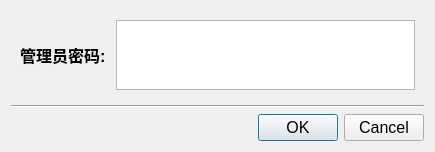
<?xml version="1.0" encoding="UTF-8"?>
<ui version="4.0">
 <class>AdminPwdInputDialog</class>
 <widget class="QDialog" name="AdminPwdInputDialog">
  <property name="geometry">
   <rect>
    <x>0</x>
    <y>0</y>
    <width>435</width>
    <height>112</height>
   </rect>
  </property>
  <property name="windowTitle">
   <string>输入管理员密码</string>
  </property>
  <layout class="QVBoxLayout" name="verticalLayout">
   <item>
    <widget class="QWidget" name="widget" native="true">
     <layout class="QHBoxLayout" name="horizontalLayout">
      <item>
       <widget class="QLabel" name="AdminPwdLabel">
        <property name="font">
         <font>
          <family>Arial</family>
          <pointsize>12</pointsize>
          <weight>75</weight>
          <bold>true</bold>
         </font>
        </property>
        <property name="text">
         <string>管理员密码: </string>
        </property>
       </widget>
      </item>
      <item>
       <widget class="QTextEdit" name="AdminPwdEdit">
        <property name="font">
         <font>
          <family>Arial</family>
          <pointsize>12</pointsize>
         </font>
        </property>
       </widget>
      </item>
     </layout>
    </widget>
   </item>
   <item>
    <widget class="Line" name="line">
     <property name="orientation">
      <enum>Qt::Horizontal</enum>
     </property>
    </widget>
   </item>
   <item>
    <widget class="QDialogButtonBox" name="buttonBox">
     <property name="font">
      <font>
       <family>Arial</family>
       <pointsize>12</pointsize>
      </font>
     </property>
     <property name="orientation">
      <enum>Qt::Horizontal</enum>
     </property>
     <property name="standardButtons">
      <set>QDialogButtonBox::Cancel|QDialogButtonBox::Ok</set>
     </property>
    </widget>
   </item>
  </layout>
 </widget>
 <resources/>
 <connections>
  <connection>
   <sender>buttonBox</sender>
   <signal>accepted()</signal>
   <receiver>AdminPwdInputDialog</receiver>
   <slot>accept()</slot>
   <hints>
    <hint type="sourcelabel">
     <x>248</x>
     <y>254</y>
    </hint>
    <hint type="destinationlabel">
     <x>157</x>
     <y>274</y>
    </hint>
   </hints>
  </connection>
  <connection>
   <sender>buttonBox</sender>
   <signal>rejected()</signal>
   <receiver>AdminPwdInputDialog</receiver>
   <slot>reject()</slot>
   <hints>
    <hint type="sourcelabel">
     <x>316</x>
     <y>260</y>
    </hint>
    <hint type="destinationlabel">
     <x>286</x>
     <y>274</y>
    </hint>
   </hints>
  </connection>
 </connections>
</ui>
